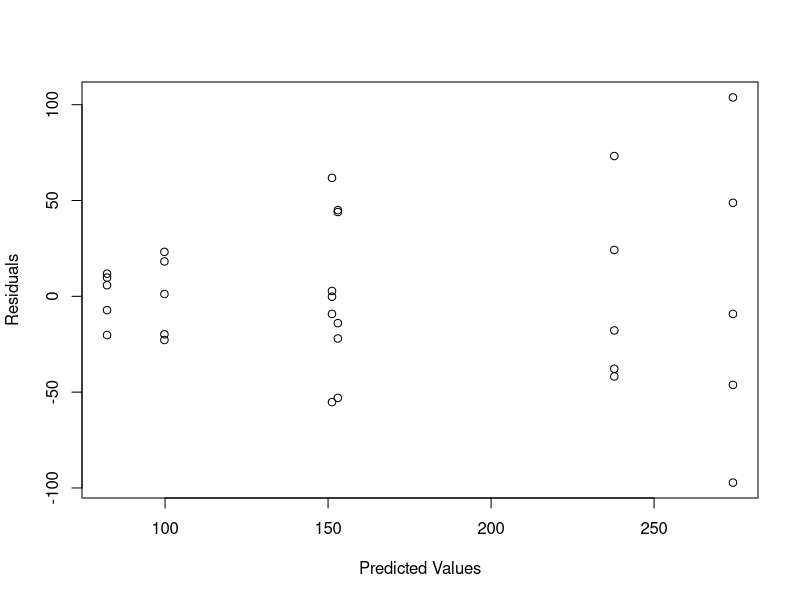
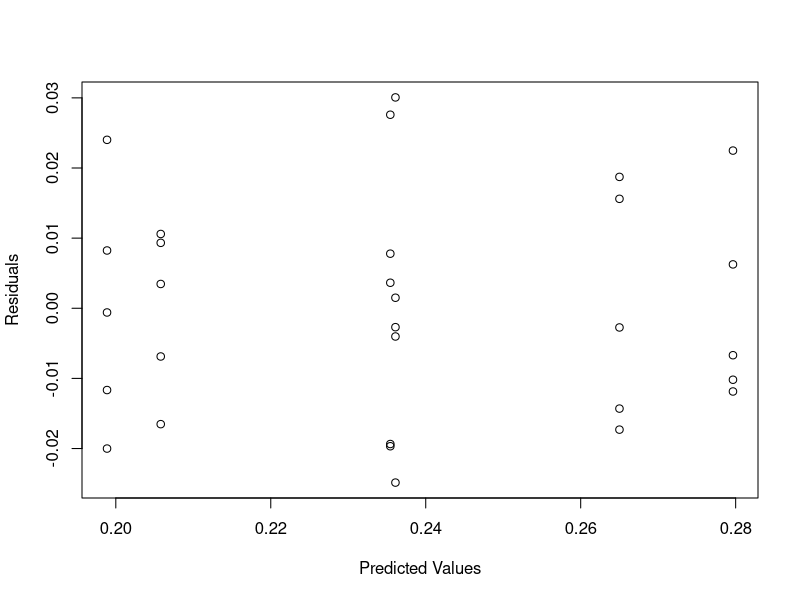

Write R code to recreate these figures, in order.
#BIOL933, Lab 6
#Example 2

#This script performs a full ANOVA on an RCBD
#read in, re-classify, and inspect the data
power_dat <- read.csv("Lab6ex2.csv")

power_dat<-as.data.frame(power_dat)
power_dat$trtmt<-as.factor(power_dat$trtmt)
str(power_dat, give.attr = F)

#The ANOVA
power_mod<-lm(response ~ trtmt, power_dat)
anova(power_mod)

# library(agricolae)
# tukey<-HSD.test(power_mod, "trtmt")

#TESTING ASSUMPTIONS
#Generate residual and predicted values
power_dat$resids <- residuals(power_mod)
power_dat$preds <- predict(power_mod)
power_dat$sq_preds <- power_dat$preds^2

#Look at a plot of residual vs. predicted values
plot(resids ~ preds, data = power_dat,
	xlab = "Predicted Values",
	ylab = "Residuals")

#Perform a Shapiro-Wilk test for normality of residuals
shapiro.test(power_dat$resids)

#Perform Levene's Test for homogenity of variances
#install.packages("car")
library(car)
leveneTest(response ~ trtmt, data = power_dat, center = mean)
leveneTest(response ~ trtmt, data = power_dat, center = median)

# ----- Finding the exponent for a power transformation ----
  
means <- aggregate(power_dat$response, list(power_dat$trtmt), mean)
vars <- aggregate(power_dat$response, list(power_dat$trtmt), var)

logmeans <- log10(means$x)
logvars <- log10(vars$x)

power_mod<-lm(logvars ~ logmeans)
summary(power_mod)

#Create power-tranformed variable
# power = 1 - b/2
# b = coef of logmeans
# Power = 1 - (2.5814/2) = -0.29 
power_dat$trans_response<-(power_dat$response)^(-0.29)

#The ANOVA
trans_power_mod<-lm(trans_response ~ trtmt, power_dat)
anova(trans_power_mod)

# trans_tukey<-HSD.test(trans_power_mod, "trtmt")

#TESTING ASSUMPTIONS
#Generate residual and predicted values
power_dat$trans_resids <- residuals(trans_power_mod)
power_dat$trans_preds <- predict(trans_power_mod)

#Look at a plot of residual vs. predicted values
plot(trans_resids ~ trans_preds, data = power_dat,
     xlab = "Predicted Values",
     ylab = "Residuals")

#Perform a Shapiro-Wilk test for normality of residuals
shapiro.test(power_dat$trans_resids)

#Perform Levene's Test for homogenity of variances
leveneTest(trans_response ~ trtmt, data = power_dat, center = mean)
leveneTest(trans_response ~ trtmt, data = power_dat, center = median)
